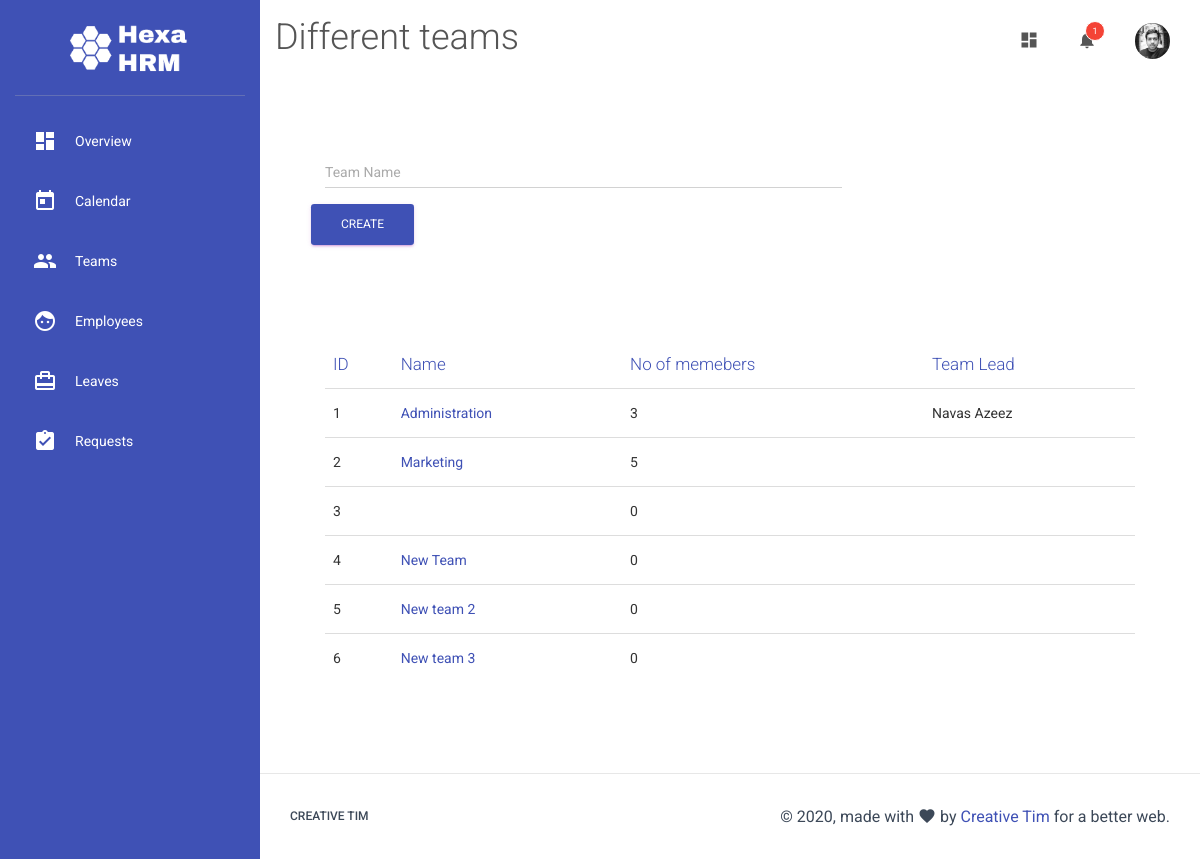
The page /teams/ (signed in) on the database its author committed.
### main.py (models this page shows)
class User(db.Model):
    id = db.Column(db.Integer, primary_key=True)
    name = db.Column(db.String(150), nullable=False)
    email = db.Column(db.String,nullable=False)
    phone = db.Column(db.String)
    whatsapp = db.Column(db.Boolean)
    title = db.Column(db.String)
    role = db.Column(db.Integer)
    annual_leaves = db.Column(db.String)
    team_id = db.Column(db.Integer, db.ForeignKey("team.id"))
    password = db.Column(db.String)
    dob = db.Column(db.Date)
    blood_group = db.Column(db.String)
    doj = db.Column(db.Date)
    pay = db.Column(db.Integer)
    address = db.Column(db.String)
    secondary_contact_name = db.Column(db.String)
    secondary_contact_relation = db.Column(db.String)
    secondary_contact_phone = db.Column(db.String)
    origin_country = db.Column(db.String)
    diet_type = db.Column(db.String)
    drinking = db.Column(db.Boolean)
    marital_status = db.Column(db.String)
    dp = db.Column(db.String, default="default.png")
    leaves = db.relationship("Leave",backref="requested_by")

class Team(db.Model):
    id = db.Column(db.Integer, primary_key=True)
    name = db.Column(db.String, nullable=False)
    users = db.relationship("User",backref="team")

### main.py (the view)
@app.route('/teams/', methods=["GET","POST"])
def teams():
    all_team= Team.query.all()
    if request.method == "GET":
        return render_template("teams.html", teams=all_team)
    else:
        name = request.form['team-name']
        db.session.add(Team(name=name))
        db.session.commit()
        return render_template("teams.html", teams=all_team, response=response("s2"))

### main.py (called while the page is built)
@app.before_request
def before_request():
    g.user = None
    if "uid" in session:
        login_user = User.query.get(session["uid"])
        if login_user and login_user.team_id == session["td"] and bcrypt.check_password_hash(session["sk"], login_user.name):
            g.user = login_user

### templates/teams.html (shortened to what this page needs)
{% extends "template.html" %}
{% block heading %}
<h2>Different teams</h2>
{% endblock %}
{% block content %}
<div class="container-fluid">
  <div class="row">
    <div class="col-md-8">
      <div class="card">
        <div class="card-body">
          <form action="/teams/" method="POST">
            <div class="row">
              <div class="col-md-12">
                <div class="form-group bmd-form-group">
                  <label class="bmd-label-floating">Team Name</label>
                  <input type="text" name="team-name" id="team-name" class="form-control">
                </div>
              </div>
              <button type="submit" class="btn btn-primary pull-right">Create</button>
            </div>
          </form>
        </div>
      </div>
    </div>
    <div class="col-md-12">
      <div class="card">
        <div class="card-body">
          <div class="table-responsive">
            <table class="table">
              <thead class=" text-primary">
                <tr><th>ID</th>
                <th>Name</th>
                <th>No of memebers</th>
                <th>Team Lead</th>
              </tr></thead>
              <tbody>
              {% for team in teams%}
                <tr>
                  <td>{{team.id}}</td>
                  <td><a href="{{team.id}}">{{team.name}}</a></td>
                  <td>{{team.users|length}}</td>
                  <td>
                  {% if team.lead[0] %}
                    {{team.lead[0].manager.name}}
                  {% endif %}
                  </td>
                </tr>
              {% endfor %}
              </tbody>
            </table>
          </div>
        </div>
      </div>
    </div>
  </div>
</div>
{% endblock %}

### templates/template.html (shortened to what this page needs)
<!doctype html>
<html lang="en">
<head>
  <link rel="stylesheet" href="https://maxcdn.bootstrapcdn.com/font-awesome/latest/css/font-awesome.min.css">
  <link href="{{ url_for('static', filename='css/material-dashboard.css') }}" rel="stylesheet" />
  <link href="{{ url_for('static', filename='css/custom.css') }}" rel="stylesheet" />
  <link rel="stylesheet" href="//cdnjs.cloudflare.com/ajax/libs/fullcalendar/3.3.0/fullcalendar.min.css" />
</head>
<body>
  <div class="wrapper ">
    <div class="sidebar" data-color="azure" data-background-color="white">
      <div class="logo">
        <img src="/static/img/logo.png">
      </div>
      <div class="sidebar-wrapper">
        <ul class="nav">
        {% if g.user == None %}
          <li class="nav-item">
            <a class="nav-link" href="/sign-in/">
              <i class="material-icons">lock</i>
              <p>Login</p>
            </a>
          </li>
          <li class="nav-item">
            <a class="nav-link" href="/start/">
              <i class="material-icons">dashboard</i>
              <p>Start</p>
            </a>
          </li>
        {% else %}
          <li class="nav-item">
            <a class="nav-link" href="/">
              <i class="material-icons">dashboard</i>
              <p>Overview</p>
            </a>
          </li>
          <li class="nav-item">
            <a class="nav-link" href="/calendar/">
              <i class="material-icons">today</i>
              <p>Calendar</p>
            </a>
          </li>
          <li class="nav-item">
            <a class="nav-link" href="/teams/">
              <i class="material-icons">group</i>
              <p>Teams</p>
            </a>
          </li>
          <li class="nav-item">
            <a class="nav-link" href="/employees/">
              <i class="material-icons">face</i>
              <p>Employees</p>
            </a>
          </li>
          <li class="nav-item">
            <a class="nav-link" href="/leaves/">
              <i class="material-icons">card_travel</i>
              <p>Leaves</p>
            </a>
          </li>
          <li class="nav-item">
            <a class="nav-link" href="/requests/">
              <i class="material-icons">assignment_turned_in</i>
              <p>Requests</p>
            </a>
          </li>
        {% endif %}
        </ul>
      </div>
    </div>
    <div class="main-panel">
      <nav class="navbar navbar-expand-lg navbar-transparent navbar-absolute fixed-top ">
        <div class="container-fluid">
          <div class="navbar-wrapper">
            {% block heading %}
            {% endblock %}
          </div>
          <div class="collapse navbar-collapse justify-content-end">
            {% if session%}
            <ul class="navbar-nav">
              <li class="nav-item">
                <a class="nav-link" href="javascript:;">
                  <i class="material-icons">dashboard</i>
                </a>
              </li>
              <li class="nav-item dropdown">
                <a class="nav-link" href="http://example.com" id="navbarDropdownMenuLink" data-toggle="dropdown" aria-haspopup="true" aria-expanded="false">
                  <i class="material-icons">notifications</i>
                  <span class="notification">1</span>
                </a>
              </li>
              <li class="nav-item dropdown">
                <a class="nav-link" href="javascript:;" id="navbarDropdownProfile" data-toggle="dropdown" aria-haspopup="true" aria-expanded="false">
                  <img class="img nav-icon" src="/static/img/users/{{g.user.dp}}">
                <div class="ripple-container"></div></a>
              </li>
            </ul>
            {% endif %}
          </div>
        </div>
      </nav>
      <div class="content">
        <div class="container-fluid">
          {% block content %}
          {% endblock %}
        </div>
      </div>
      <footer class="footer">
        <div class="container-fluid">
          <nav class="float-left">
            <ul>
              <li>
                <a href="https://www.creative-tim.com">
                  Creative Tim
                </a>
              </li>
            </ul>
          </nav>
          <div class="copyright float-right">
            &copy;
            , made with <i class="material-icons">favorite</i> by
            <a href="https://www.creative-tim.com" target="_blank">Creative Tim</a> for a better web.
          </div>
        </div>
      </footer>
    </div>
  </div>
</body>
</html>

### static/css/custom.css (style rules this page uses)
.sidebar { background: #3F51B5; color:white; box-shadow: none !important; }
body { background-color: #fff; font-weight: 400; }
.sidebar .nav li a, .sidebar .nav li .dropdown-menu a { color: #ffffff !important; }
.card, .card-profile .card-avatar { box-shadow: none !important; }
.sidebar .logo img { max-width: 120px; margin: 0 auto; display: block; }
.sidebar .nav i { color: #ffffff; }
img.img.nav-icon { max-width: 35px; border-radius: 100%; }

### rows shown on the page
User: user.dp (picture)
Team: id "1", name "Administration", users|length "3", name "Navas Azeez"
Team: id "2", name "Marketing", users|length "5"
Team: id "3", users|length "0"
Team: id "4", name "New Team", users|length "0"
Team: id "5", name "New team 2", users|length "0"
Team: id "6", name "New team 3", users|length "0"
